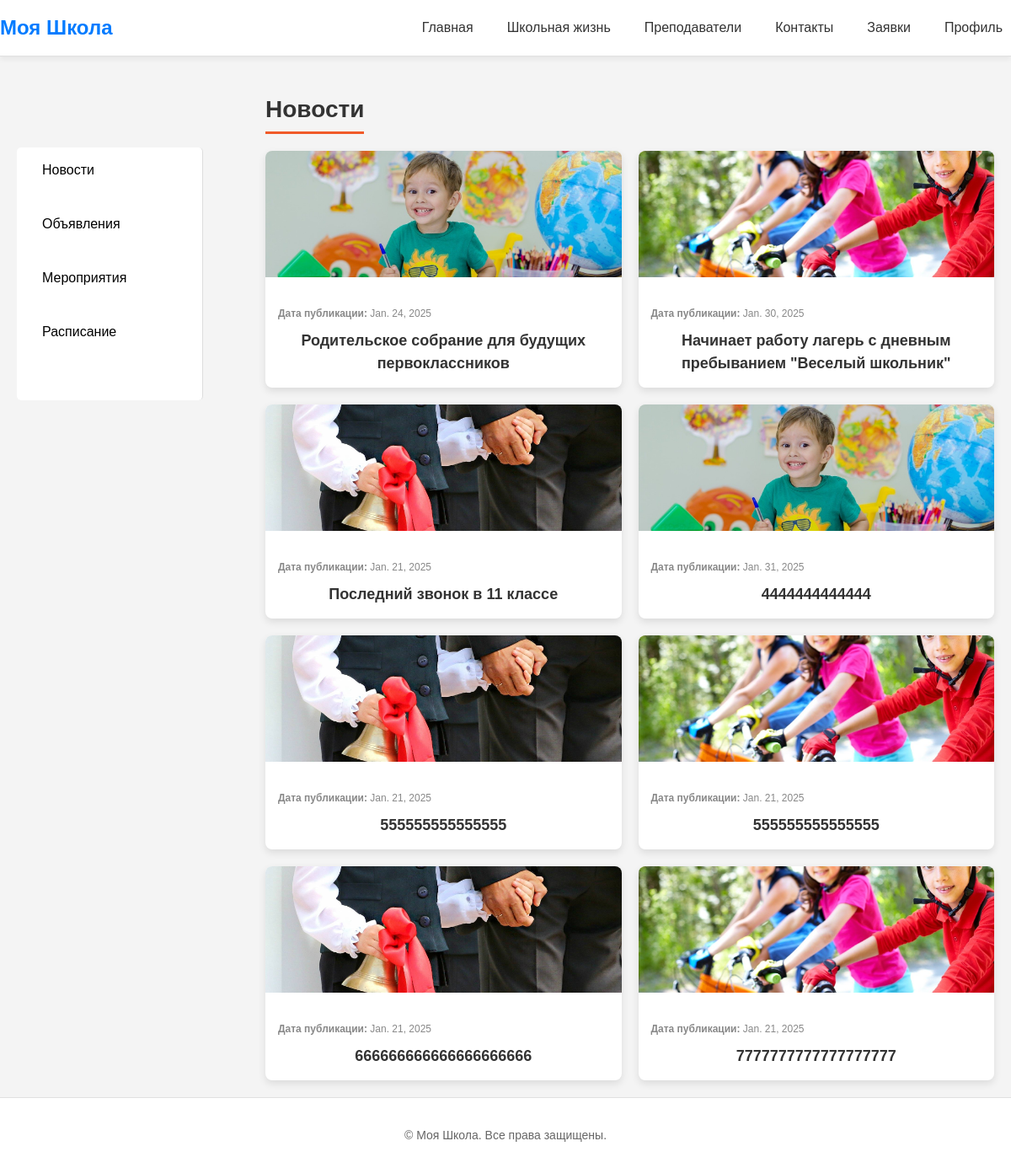
Page /school_life/news/ (signed in) on the committed database.
### school/models.py (models this page shows, shortened)
class Blog(models.Model):
    CATEGORY_CHOICES = [
        ('news', 'Новости'),
        ('announce', 'Объявления'),
        ('event', 'Мероприятия'),
        ('schedule', 'Расписание'),
    ]
    category = models.CharField(max_length=100, choices=CATEGORY_CHOICES, default='blog')
    title = models.CharField(max_length=100)
    description = models.TextField()
    pub_date = models.DateField('date published')
    image = models.ImageField(upload_to='images/blog', blank=True, null=True)

### school/views.py (the view)
# urls.py: path('school_life/<str:category>/', views.school_life_view, name='school_life'),
def school_life_view(request, category=None):
    categories = Blog.CATEGORY_CHOICES
    if category:
        blogs = Blog.objects.filter(category=category)
        current_category = dict(categories).get(category)
    else:
        blogs = Blog.objects.all()
        current_category = None
    return render(request, 'school_life/school_life.html', {
        'categories': categories,
        'blogs': blogs,
        'current_category': current_category,
    })

### templates/school_life/school_life.html (shortened to what this page needs)
{% extends 'index.html' %}
{% block content %}
<div class="layout-container">
    <aside class="sidebar">
        {% include 'school_life/menu.html' %}
    </aside>
    <main class="main-content">
        {% if blogs %}
            {% if current_category %}
                <h1 class="category-title">{{ current_category }}</h1>
            {% else %}
                <h1 class="category-title">Все записи</h1>
            {% endif %}
            <div class="blog-list">
                {% for blog in blogs %}
                    <div class="blog-item">
                        {% if blog.image %}
                            <img src="{{ blog.image.url }}" alt="{{ blog.title }}" class="blog-image">
                        {% endif %}
                        <div class="blog-content">
                            <p class="blog-date"><strong>Дата публикации:</strong> {{ blog.pub_date }}</p>
                            <h2 class="blog-title">
                                <a href="{% url 'blog_detail' blog.id %}">{{ blog.title }}</a>
                            </h2>
                        </div>
                    </div>
                {% endfor %}
        {% else %}
            <p>Нет записей в этой категории.</p>
        {% endif %}
    </main>
</div>
{% endblock %}

### static/css/styles.css (style rules this page uses)
body { margin: 0; font-family: 'Arial', sans-serif; font-size: 16px; line-height: 1.5; color: #333; background-color: #f4f4f4; }
h2 { font-size: 1.2rem; margin-bottom: 5px; text-align: center; color: #555; }
body { padding-top: 70px; }
.layout-container { display: grid; grid-template-columns: 1fr 1fr 1fr 1fr; max-width: 1200px; margin: 0 auto; padding: 20px; gap: 20px; }
.main-content { grid-column: span 3; }
.category-title { font-size: 28px; margin-bottom: 20px; color: #333; border-bottom: 3px solid #f05a28; display: inline-block; padding-bottom: 5px; }
.blog-list { display: grid; grid-template-columns: repeat(2, 1fr); gap: 20px; }
.blog-item { background-color: #fff; border-radius: 8px; overflow: hidden; box-shadow: 0 4px 10px rgba(0, 0, 0, 0.1); transition: box-shadow 0.3s ease, transform 0.3s ease; cursor: pointer; }
.blog-image { width: 100%; height: 150px; object-fit: cover; }
.blog-content { padding: 15px; }
.blog-date { font-size: 12px; color: #888; margin-bottom: 10px; }
.blog-title { font-size: 18px; color: #333; margin: 0; }
.blog-title a { text-decoration: none; color: inherit; transition: color 0.3s ease; }

### rows in the picture
Blog: image (picture), pub_date "Jan. 24, 2025", title "Родительское собрание для будущих первоклассников"
Blog: image (picture), pub_date "Jan. 30, 2025", title "Начинает работу лагерь с дневным пребыванием \"Веселый школьник\""
Blog: image (picture), pub_date "Jan. 21, 2025", title "Последний звонок в 11 классе"
Blog: image (picture), pub_date "Jan. 31, 2025", title "4444444444444"
Blog: image (picture), pub_date "Jan. 21, 2025", title "555555555555555"
Blog: image (picture), pub_date "Jan. 21, 2025", title "555555555555555"
Blog: image (picture), pub_date "Jan. 21, 2025", title "666666666666666666666"
Blog: image (picture), pub_date "Jan. 21, 2025", title "7777777777777777777"

### other values in the picture
{{ label }} "Новости" "Объявления" "Мероприятия" "Расписание"
{{ current_category }} "Новости"
